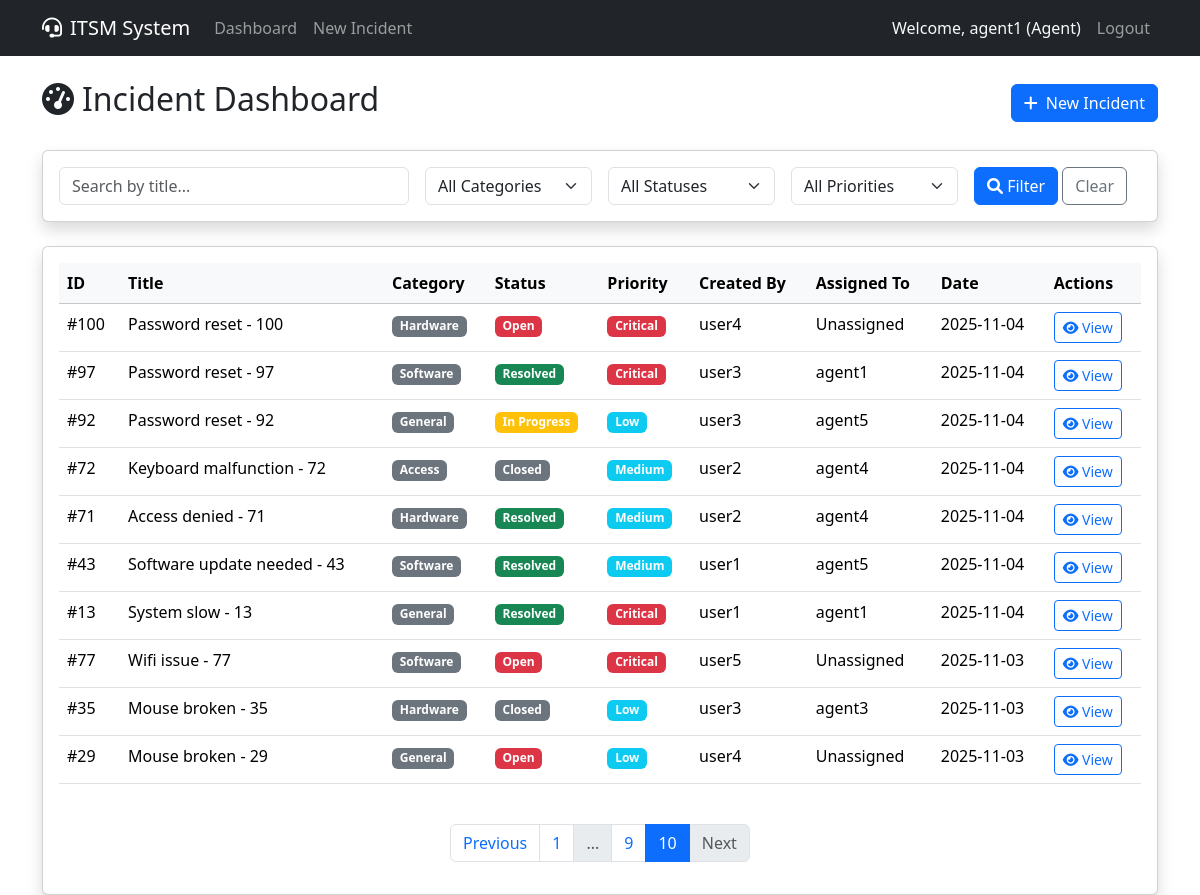
/index?page=10&q=&status=&priority=&category= (signed in), run on the app's committed database.
### app/models.py (models this page shows, shortened)
class User(UserMixin, db.Model):
    id = db.Column(db.Integer, primary_key=True)
    username = db.Column(db.String(64), index=True, unique=True)
    email = db.Column(db.String(120), index=True, unique=True)
    password_hash = db.Column(db.String(128))
    role = db.Column(db.String(20), default='User') # Admin, Agent, User
    incidents_created = db.relationship('Incident', backref='author', lazy='dynamic', foreign_keys='Incident.user_id')
    incidents_assigned = db.relationship('Incident', backref='assignee', lazy='dynamic', foreign_keys='Incident.assigned_to_id')

class Incident(db.Model):
    id = db.Column(db.Integer, primary_key=True)
    title = db.Column(db.String(140))
    description = db.Column(db.Text)
    category = db.Column(db.String(50), default='General') # Hardware, Software, Network, Access, General
    status = db.Column(db.String(20), default='Open') # Open, In Progress, Resolved, Closed
    priority = db.Column(db.String(20), default='Medium') # Low, Medium, High, Critical
    comments = db.Column(db.Text) # Agent/Admin comments
    created_at = db.Column(db.DateTime, index=True, default=datetime.utcnow)
    updated_at = db.Column(db.DateTime, default=datetime.utcnow, onupdate=datetime.utcnow)
    user_id = db.Column(db.Integer, db.ForeignKey('user.id'))
    assigned_to_id = db.Column(db.Integer, db.ForeignKey('user.id'), nullable=True)

### app/routes.py (the view, shortened to what this page needs)
@bp.route('/')
@bp.route('/index')
@login_required
def index():
    try:
        page = request.args.get('page', 1, type=int)
        per_page = 10
        search_query = request.args.get('q', '')
        filter_status = request.args.get('status', '')
        filter_priority = request.args.get('priority', '')
        filter_category = request.args.get('category', '')
        if current_user.role == 'User':
            query = Incident.query.filter_by(user_id=current_user.id)
        else:
            query = Incident.query
        if search_query:
            query = query.filter(Incident.title.contains(search_query))
        if filter_status:
            query = query.filter(Incident.status == filter_status)
        if filter_priority:
            query = query.filter(Incident.priority == filter_priority)
        if filter_category:
            query = query.filter(Incident.category == filter_category)
        incidents_pagination = query.order_by(Incident.created_at.desc()).paginate(page=page, per_page=per_page, error_out=False)
        incidents = incidents_pagination.items
        stats = {}
        return render_template('dashboard.html', title='Dashboard',
                            incidents=incidents,
                            pagination=incidents_pagination,
                            stats=stats,
                            search_query=search_query,
                            filter_status=filter_status,
                            filter_priority=filter_priority,
                            filter_category=filter_category)
    except Exception as e:
        current_app.logger.error(f"Error in index route: {str(e)}")
        flash('An error occurred while loading the dashboard.', 'danger')
        return render_template('dashboard.html', title='Dashboard', incidents=[], pagination=None, stats={})

### app/models.py (called while the page is built)
@login.user_loader
def load_user(id):
    return User.query.get(int(id))

### app/templates/dashboard.html (shortened to what this page needs)
{% extends "base.html" %}
{% block content %}
<div class="d-flex justify-content-between align-items-center mb-4">
    <h2><i class="fas fa-tachometer-alt me-2"></i>Incident Dashboard</h2>
    <a href="{{ url_for('main.new_incident') }}" class="btn btn-primary"><i class="fas fa-plus me-2"></i>New Incident</a>
</div>
<div class="card shadow mb-4">
    <div class="card-body">
        <form method="GET" action="{{ url_for('main.index') }}" class="row g-3">
            <div class="col-md-4">
                <input type="text" name="q" class="form-control" placeholder="Search by title..." value="{{ search_query }}">
            </div>
            <div class="col-md-2">
                <select name="category" class="form-select">
                    <option value="">All Categories</option>
                </select>
            </div>
            <div class="col-md-2">
                <select name="status" class="form-select">
                    <option value="">All Statuses</option>
                </select>
            </div>
            <div class="col-md-2">
                <select name="priority" class="form-select">
                    <option value="">All Priorities</option>
                </select>
            </div>
            <div class="col-md-2">
                <div class="d-grid gap-2 d-md-block">
                    <button type="submit" class="btn btn-primary"><i class="fas fa-search"></i> Filter</button>
                    <a href="{{ url_for('main.index') }}" class="btn btn-outline-secondary">Clear</a>
                </div>
            </div>
        </form>
    </div>
</div>
<div class="card shadow">
    <div class="card-body">
        <div class="table-responsive">
            <table class="table table-hover">
                <thead class="table-light">
                    <tr>
                        <th>ID</th>
                        <th>Title</th>
                        <th>Category</th>
                        <th>Status</th>
                        <th>Priority</th>
                        <th>Created By</th>
                        <th>Assigned To</th>
                        <th>Date</th>
                        <th>Actions</th>
                    </tr>
                </thead>
                <tbody>
                    {% for incident in incidents %}
                    <tr>
                        <td>#{{ incident.id }}</td>
                        <td>{{ incident.title }}</td>
                        <td><span class="badge bg-secondary">{{ incident.category }}</span></td>
                        <td>
                            <span class="badge bg-{% if incident.status == 'Open' %}danger{% elif incident.status == 'In Progress' %}warning{% elif incident.status == 'Resolved' %}success{% else %}secondary{% endif %}">
                                {{ incident.status }}
                            </span>
                        </td>
                        <td>
                            <span class="badge bg-{% if incident.priority == 'Critical' %}danger{% elif incident.priority == 'High' %}warning{% else %}info{% endif %}">
                                {{ incident.priority }}
                            </span>
                        </td>
                        <td>{{ incident.author.username }}</td>
                        <td>{{ incident.assignee.username if incident.assignee else 'Unassigned' }}</td>
                        <td>{{ incident.created_at.strftime('%Y-%m-%d') }}</td>
                        <td>
                            <a href="{{ url_for('main.incident', incident_id=incident.id) }}" class="btn btn-sm btn-outline-primary">
                                <i class="fas fa-eye"></i> View
                            </a>
                        </td>
                    </tr>
                    {% else %}
                    <tr>
                        <td colspan="9" class="text-center">No incidents found.</td>
                    </tr>
                    {% endfor %}
                </tbody>
            </table>
        </div>
        {% if pagination %}
        <nav aria-label="Page navigation">
            <ul class="pagination justify-content-center mt-4">
                {% if pagination.has_prev %}
                <li class="page-item">
                    <a class="page-link" href="{{ url_for('main.index', page=pagination.prev_num, q=search_query, status=filter_status, priority=filter_priority, category=filter_category) }}">Previous</a>
                </li>
                {% else %}
                <li class="page-item disabled">
                    <span class="page-link">Previous</span>
                </li>
                {% endif %}
                {% for page_num in pagination.iter_pages(left_edge=1, right_edge=1, left_current=1, right_current=2) %}
                    {% if page_num %}
                        {% if page_num == pagination.page %}
                        <li class="page-item active">
                            <span class="page-link">{{ page_num }}</span>
                        </li>
                        {% else %}
                        <li class="page-item">
                            <a class="page-link" href="{{ url_for('main.index', page=page_num, q=search_query, status=filter_status, priority=filter_priority, category=filter_category) }}">{{ page_num }}</a>
                        </li>
                        {% endif %}
                    {% else %}
                    <li class="page-item disabled">
                        <span class="page-link">...</span>
                    </li>
                    {% endif %}
                {% endfor %}
                {% if pagination.has_next %}
                <li class="page-item">
                    <a class="page-link" href="{{ url_for('main.index', page=pagination.next_num, q=search_query, status=filter_status, priority=filter_priority, category=filter_category) }}">Next</a>
                </li>
                {% else %}
                <li class="page-item disabled">
                    <span class="page-link">Next</span>
                </li>
                {% endif %}
            </ul>
        </nav>
        {% endif %}
    </div>
</div>
{% endblock %}

### app/templates/base.html (shortened to what this page needs)
<!doctype html>
<html lang="en">
  <head>
    <link href="https://cdn.jsdelivr.net/npm/bootstrap@5.3.2/dist/css/bootstrap.min.css" rel="stylesheet">
    <link rel="stylesheet" href="https://cdnjs.cloudflare.com/ajax/libs/font-awesome/6.0.0/css/all.min.css">
  </head>
  <body>
    <nav class="navbar navbar-expand-lg navbar-dark bg-dark mb-4">
      <div class="container">
        <a class="navbar-brand" href="{{ url_for('main.index') }}"><i class="fas fa-headset me-2"></i>ITSM System</a>
        <div class="collapse navbar-collapse" id="navbarNav">
          <ul class="navbar-nav me-auto">
            <li class="nav-item">
              <a class="nav-link" href="{{ url_for('main.index') }}">Dashboard</a>
            </li>
            {% if current_user.is_authenticated %}
            <li class="nav-item">
              <a class="nav-link" href="{{ url_for('main.new_incident') }}">New Incident</a>
            </li>
            {% endif %}
          </ul>
          <ul class="navbar-nav">
            {% if current_user.is_authenticated %}
              <li class="nav-item">
                <span class="nav-link text-light">Welcome, {{ current_user.username }} ({{ current_user.role }})</span>
              </li>
              <li class="nav-item">
                <a class="nav-link" href="{{ url_for('auth.logout') }}">Logout</a>
              </li>
            {% endif %}
          </ul>
        </div>
      </div>
    </nav>
    <div class="container">
      {% block content %}{% endblock %}
    </div>
  </body>
</html>

### data on the page
User: username "agent1", role "Agent"
Incident: id "100", title "Password reset - 100", category "Hardware", status "Open", priority "Critical", author.username "user4", assignee "Unassigned", created_at "2025-11-04"
Incident: id "97", title "Password reset - 97", category "Software", status "Resolved", priority "Critical", author.username "user3", assignee "agent1", created_at "2025-11-04"
Incident: id "92", title "Password reset - 92", category "General", status "In Progress", priority "Low", author.username "user3", assignee "agent5", created_at "2025-11-04"
Incident: id "72", title "Keyboard malfunction - 72", category "Access", status "Closed", priority "Medium", author.username "user2", assignee "agent4", created_at "2025-11-04"
Incident: id "71", title "Access denied - 71", category "Hardware", status "Resolved", priority "Medium", author.username "user2", assignee "agent4", created_at "2025-11-04"
Incident: id "43", title "Software update needed - 43", category "Software", status "Resolved", priority "Medium", author.username "user1", assignee "agent5", created_at "2025-11-04"
Incident: id "13", title "System slow - 13", category "General", status "Resolved", priority "Critical", author.username "user1", assignee "agent1", created_at "2025-11-04"
Incident: id "77", title "Wifi issue - 77", category "Software", status "Open", priority "Critical", author.username "user5", assignee "Unassigned", created_at "2025-11-03"
Incident: id "35", title "Mouse broken - 35", category "Hardware", status "Closed", priority "Low", author.username "user3", assignee "agent3", created_at "2025-11-03"
Incident: id "29", title "Mouse broken - 29", category "General", status "Open", priority "Low", author.username "user4", assignee "Unassigned", created_at "2025-11-03"

### other printed values
{{ page_num }} "1" "9"
{{ page_num }} "10"
